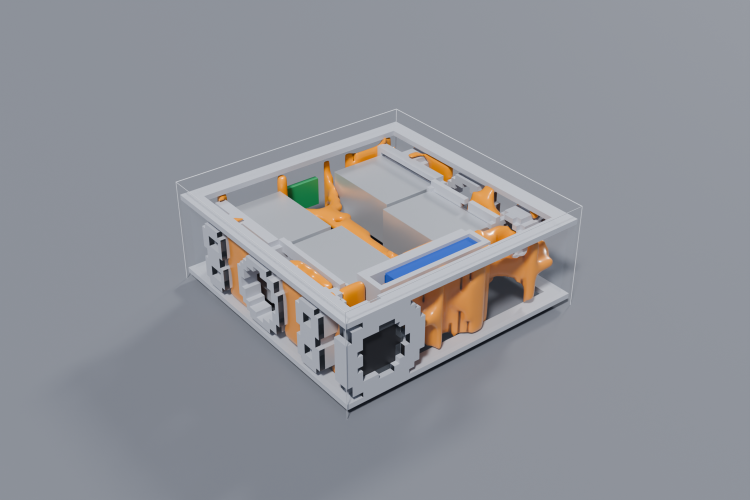
#> input picture docs/images/structure-n48_m120_p5-iso.png, 1500 x 1000 px, found by its file name (shown at 1/2 size)
$ python annotate_structure.py docs/images/structure-n48_m120_p5-iso.png
#> lines starting #> are read from the running program, lines starting #| are printed output that depends on the picture
#!/usr/bin/env python3
"""Add labels to a structure render: .venv/bin/python hardware/assembly/annotate_structure.py docs/images/structure-n48_m120_p5-iso.png
The label anchors are pixel positions for the 1500 x 1000 iso view of blender_structure.py (read off the picture); they are for that view only."""
import re
import sys
from pathlib import Path
from PIL import Image, ImageDraw, ImageFont

src = Path(sys.argv[1])
im = Image.open(src).convert("RGB")
#> im is the input picture: PIL image 1500x1000 RGB; mean R, G, B 144, 146.4, 152.4
d = ImageDraw.Draw(im)
try:
    font = ImageFont.load_default(size=26)
    small = ImageFont.load_default(size=22)
except TypeError:
    font = small = ImageFont.load_default()
# (text, anchor on the picture, text position, colour)
L = [("Optimised structure (orange):\nwebs and ribs the optimiser added", (940, 650), (1040, 790), (255, 140, 30)),
     ("Battery (blue) in its\nthree-walled cradle", (870, 495), (1010, 160), (110, 170, 255)),
     ("Servos (silver) on their\nmounting plates", (800, 420), (560, 120), (225, 228, 235)),
     ("Hub-bore ring and cam bosses\n(fixed, grey)", (520, 590), (40, 760), (225, 228, 235)),
     ("Camera window ring\n(fixed)", (770, 700), (560, 880), (225, 228, 235)),
     ("Lid-seat rim frame (fixed):\nthe lid sits on this", (1120, 440), (1090, 330), (225, 228, 235))]
for text, (ax, ay), (tx, ty), col in L:
    lines = text.split("\n")
    w = max(d.textlength(t, font=small) for t in lines)
    hgt = 28 * len(lines)
    # leader line from the nearest edge of the text block to the anchor
    sx = tx + w / 2; sy = ty + hgt / 2
    d.line([(sx, sy), (ax, ay)], fill=col, width=3)
    d.ellipse([ax - 7, ay - 7, ax + 7, ay + 7], outline=col, width=3)
    d.rectangle([tx - 8, ty - 6, tx + w + 8, ty + hgt + 2], fill=(20, 22, 28))
    for i, t in enumerate(lines):
        d.text((tx, ty + 28 * i), t, fill=col, font=small)
#> this loop made 6 passes
#> (w, sx) on passes 1 to 6: (351, 1215.5), (197, 1108.5), (222, 671), (313, 196.5), (211, 665.5), (256, 1218)
mm = re.search(r"n(\d+)_m(\d+)(?:_p(\d))?", src.stem)           # the title from the file name: grid, added mass, penalty
n_, m_, p_ = (mm.group(1), mm.group(2), mm.group(3) or "3") if mm else ("?", "?", "?")
d.text((40, 30), f"Body middle with the optimised structure ({m_} g added, {138 / int(n_):.1f} mm grid, penalty {p_})" if mm else "Body middle with the optimised structure", fill=(255, 255, 255), font=font)
d.text((40, 66), "The 140 x 140 x 60 mm envelope is the thin frame; the lids are not shown; walls and skin are a faint ghost", fill=(200, 205, 215), font=small)
out = src.with_name(src.stem + "-labelled.png")
im.save(out); print("wrote", out)
#> after `im.save(out)`:
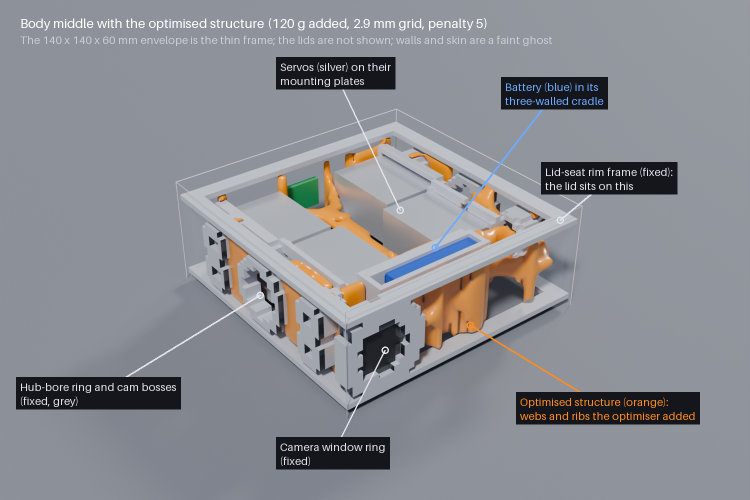
#> saved as structure-n48_m120_p5-iso-labelled.png: PIL image 1500x1000 RGB (shown at 1/2 size); mean R, G, B 137.7, 139.7, 145.4
#| wrote docs/images/structure-n48_m120_p5-iso-labelled.png
